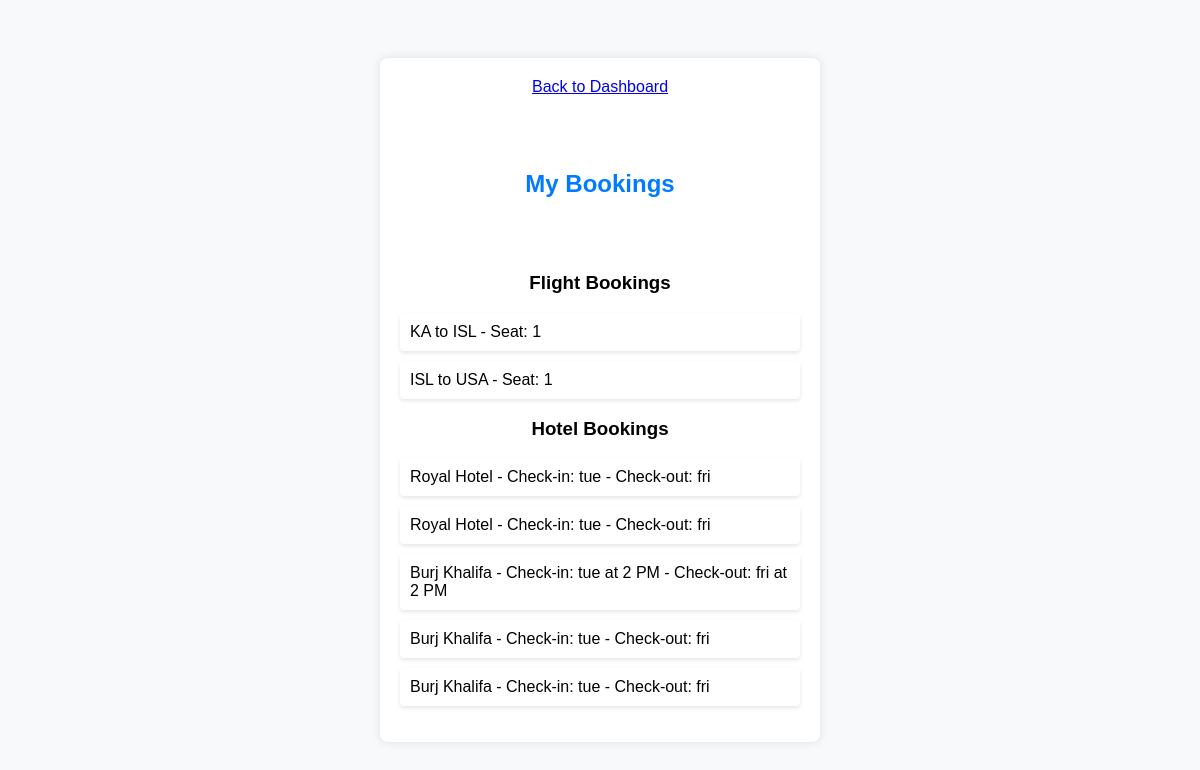
Screenshot of /my-bookings/ (signed in) with the database file from the repository.
### flight_booking_app/models.py (models this page shows, shortened)
class Booking(models.Model):
    user = models.ForeignKey(User, on_delete=models.CASCADE)
    flight = models.ForeignKey(Flight, on_delete=models.CASCADE)
    seat_number = models.CharField(max_length=60, default=1)

class Flight(models.Model):
    flight_number = models.CharField(max_length=20)
    departure_date = models.DateField()
    departure_time = models.TimeField()

class HotelBooking(models.Model):
    user = models.ForeignKey(User, on_delete=models.CASCADE)
    hotel = models.ForeignKey(Hotel, on_delete=models.CASCADE)
    check_in_date = models.CharField(max_length=100)
    check_out_date = models.CharField(max_length=100)

class Hotel(models.Model):
    name = models.CharField(max_length=100)
    address = models.CharField(max_length=200)

### flight_booking_app/views.py (the view)
# urls.py: path('my-bookings/', views.my_bookings, name='my_bookings'),
@login_required
def my_bookings(request):
    flight_bookings = Booking.objects.filter(user=request.user)
    hotel_bookings = HotelBooking.objects.filter(user=request.user)
    return render(request, 'my_bookings.html', {'flight_bookings': flight_bookings, 'hotel_bookings': hotel_bookings})

### flight_booking_app/templates/my_bookings.html (shortened to what this page needs)
<!DOCTYPE html>
<html lang="en">
<head>
</head>
<body>
    <div class="container">
        <a href="{% url 'user_dashboard' %}" class="back-button">Back to Dashboard</a><br><br><br><br>
        <h2>My Bookings</h2><br><br>
        <h3>Flight Bookings</h3>
        <ul>
            {% for booking in flight_bookings %}
                <li>{{ booking.flight.flight_number }} - Seat: {{ booking.seat_number }}</li>
            {% endfor %}
        </ul>
        <h3>Hotel Bookings</h3>
        <ul>
            {% for booking in hotel_bookings %}
                <li>{{ booking.hotel.name }} - Check-in: {{ booking.check_in_date }} - Check-out: {{ booking.check_out_date }}</li>
            {% endfor %}
        </ul>
    </div>
</body>
</html>

### flight_booking_app/templates/my_bookings.html (style rules this page uses)
body { font-family: Arial, sans-serif; background-color: #f8f9fa; margin: 0; padding: 0; display: flex; justify-content: center; align-items: center; height: 100vh; }
.container { background: #ffffff; padding: 20px; border-radius: 8px; box-shadow: 0 0 10px rgba(0, 0, 0, 0.1); width: 400px; text-align: center; }
h2 { color: #007bff; margin-bottom: 20px; }
ul { list-style-type: none; padding: 0; text-align: left; }
li { margin-bottom: 10px; padding: 10px; border-radius: 4px; box-shadow: 0 2px 4px rgba(0, 0, 0, 0.1); transition: background-color 0.3s ease; cursor: pointer; }

### rows the page displays
Booking: flight.flight_number "KA to ISL", seat_number "1"
Booking: flight.flight_number "ISL to USA", seat_number "1"
HotelBooking: hotel.name "Royal Hotel", check_in_date "tue", check_out_date "fri"
HotelBooking: hotel.name "Royal Hotel", check_in_date "tue", check_out_date "fri"
HotelBooking: hotel.name "Burj Khalifa", check_in_date "tue at 2 PM", check_out_date "fri at 2 PM"
HotelBooking: hotel.name "Burj Khalifa", check_in_date "tue", check_out_date "fri"
HotelBooking: hotel.name "Burj Khalifa", check_in_date "tue", check_out_date "fri"
